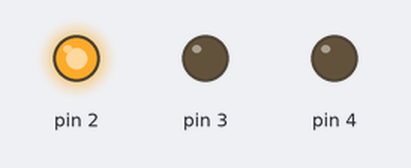
The sketch below on a simulated Arduino Uno, built with avr-gcc and run on an emulated ATmega328P. On the bench: output pins drawn as LEDs (lit = HIGH).

Above: at 0.5 s.
At 1.5 s:
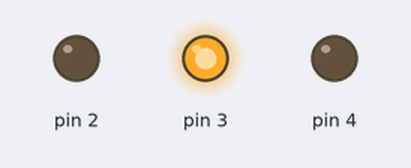
At 2.5 s:
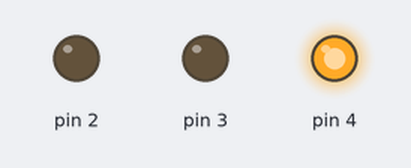
At 4.0 s:
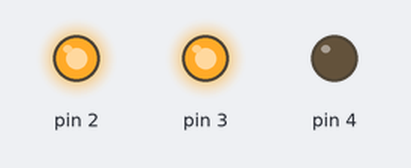
Timing chart, 0 to 6.5 s (numbered marks = the images above):
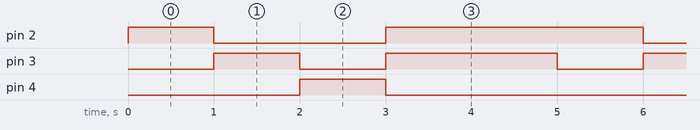

The sketch:

sketch_may18c.ino
```cpp
void setup() {
  // put your setup code here, to run once:
  pinMode(2, OUTPUT);
  pinMode(3, OUTPUT);
  pinMode(4, OUTPUT);
  digitalWrite(2, LOW);
  digitalWrite(3, LOW);
  digitalWrite(4, LOW);

}

void loop() {
  // put your main code here, to run repeatedly:
  digitalWrite(2, HIGH);
  delay(1000);
  digitalWrite(2, LOW);

  digitalWrite(3, HIGH);
  delay(1000);
  digitalWrite(3, LOW);

  digitalWrite(4, HIGH);
  delay(1000);
  digitalWrite(4, LOW);

  digitalWrite(2, HIGH);
  digitalWrite(3, HIGH);
  delay(2000);
  digitalWrite(2, LOW);
  digitalWrite(3, LOW);

}
```

Measured:
- by itself, pin 2: repeats every 5.0 s: LOW 2.0 s, HIGH 3.0 s
- by itself, pin 3: repeats every 5.0 s: LOW 1.0 s, HIGH 2.0 s, LOW 1.0 s, HIGH 1.0 s
- by itself, pin 4: alternates HIGH for 1.0 s and LOW for 4.0 s
